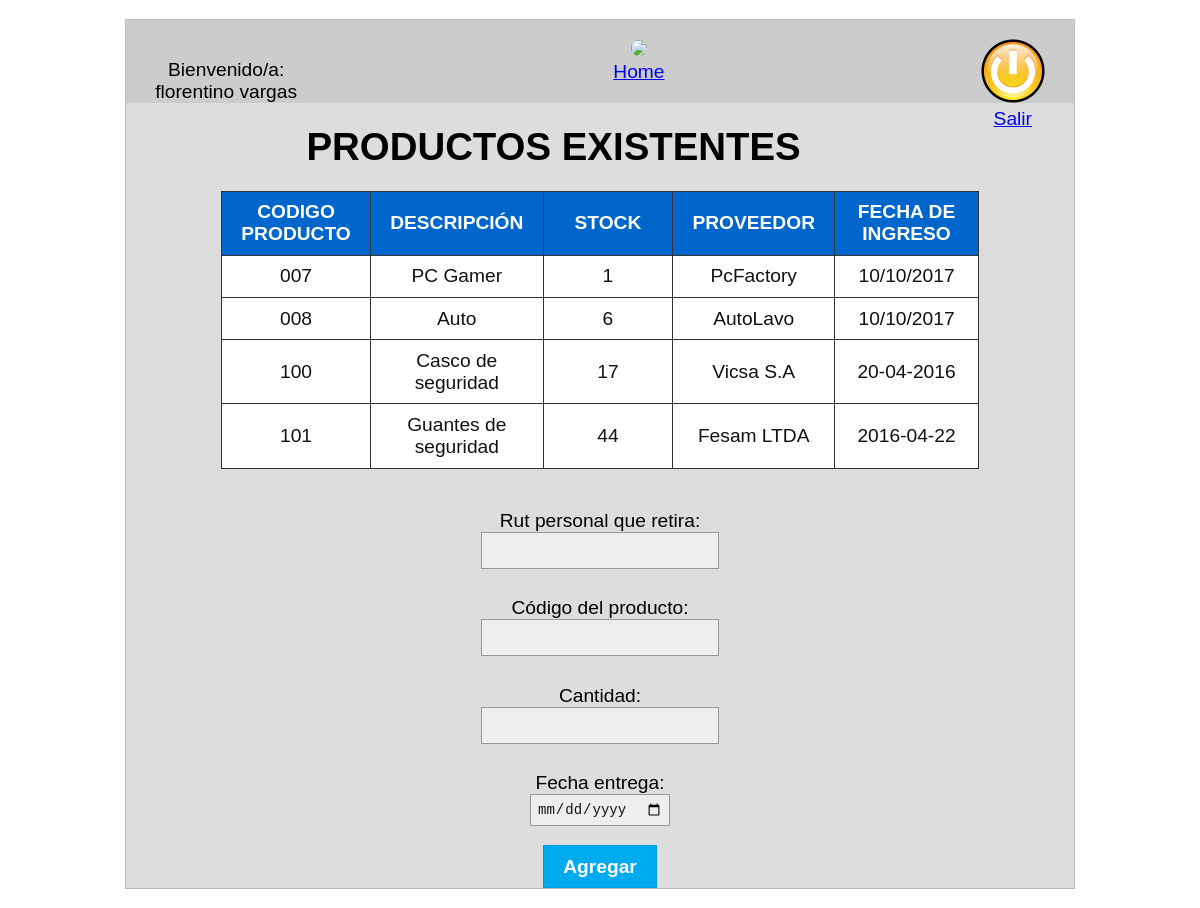
The page /realizar_entrega.php (signed in) on the database its author committed.
### tables this page shows
CREATE TABLE `productos` (
  `cod_producto` varchar(20) NOT NULL,
  `descripcion` varchar(50) NOT NULL,
  `stock` varchar(20) NOT NULL,
  `proveedor` varchar(50) NOT NULL,
  `fecha_ingreso` varchar(30) NOT NULL
);

### conexion.php (called while the page is built, shortened)
<?php
class PDOConnect
{
	private function checkConn($dbhost="localhost", $dbname="gestion_bodega", $dbuser="root", $dbpass="")
	{
		try{
			$this->dbPDO = new PDO('mysql:host='.$dbhost.';dbname='.$dbname, $dbuser, $dbpass);
		}catch(PDOException $e){
			print "Error!: ".$e->getMessage()."<br>";
			die();
		}
	}
}
?>

### realizar_entrega.php (the view, shortened to what this page needs)
<!DOCTYPE html>
<html>
<head>
    <link type="text/css" href="estilo.css" rel="stylesheet">
</head>
<body>
    <div class="contenedor">
        <div class= "encabezado">
            <div class="izq">
                <p>Bienvenido/a:<br><?php echo $_SESSION['fullname']; ?></p>
            </div>
            <div class="centro">
                <a href=principalBodega.php><img src='imagenes/home.png'><br>Home</a>
            </div>
            <div class="derecha">
                <a href="salir.php?sal=si"><img src="imagenes/cerrar.png"><br>Salir</a>
            </div>
        </div>
        <br><h1 align='center'>PRODUCTOS EXISTENTES</h1><br>
        <?php
        $dbPDOClass = new PDOConnect();
        $stmt = $dbPDOClass->dbPDO->prepare("SELECT * FROM productos");
        $stmt->execute();
        $dbresult = $stmt->fetchAll();
        echo "<table  width='80%' align='center'><tr>";
        echo "<th width='10%'>CODIGO PRODUCTO</th>";
        echo "<th width='20%'>DESCRIPCIÓN</th>";
        echo "<th width='10%'>STOCK</th>";
        echo "<th width='20%'>PROVEEDOR</th>";
        echo "<th width='20%'>FECHA DE INGRESO</th>";
        echo  "</tr>";
        foreach($dbresult as $result){
          echo "<tr>";
          echo '<td width=10%>'.$result['cod_producto'].'</td>';
          echo '<td width=20%>'.$result['descripcion'].'</td>';
          echo '<td width=20%>'. $result['stock'].'</td>';
          echo '<td width=20%>'.$result['proveedor'].'</td>';
          echo '<td width=20%>'.$result['fecha_ingreso'].'</td>';
          echo "</tr>";
      }
      echo "</table></br>";
      ?>
      <form action="" method="post" align='center'>
        <div class="campo">
            <label name="rut">Rut personal que retira:</label>
            <input name='rut' type="text" required="">
        </div>
        <div class="campo">
            <label name="cod">Código del producto:</label>
            <input name='codigo' type="text" required="">
        </div>
        <div class="campo">
            <label name="cantd">Cantidad:</label>
            <input name='cantidad' type="text" required="">
        </div>
        <div class="campo">
            <label name="cantd">Fecha entrega:</label>
            <input name='fecha' type="date" required="">
        </div>
        <div class="botones">
            <input name='agregar' type="submit" value="Agregar">
        </div>
    </form>
</div>
</body>
</html>

### estilo.css (style rules this page uses)
body { font-family: Verdana, Sans-serif; font-size: 1.2em; }
.contenedor { background-color: #DDDDDD; border: 1px solid #BBBBBB; margin: 1em auto; width: 80%; }
h1 { margin: 0; padding: 0; }
p { margin: 1em 0 0; }
.encabezado { background-color: #CCCCCC; margin: 0; padding: 1em 1.5em; text-align: center; }
.encabezado .derecha { float: right; }
.encabezado .centro { display: inline-block; }
.encabezado .izq { float: left; }
.campo { margin: 0.5em 1.5em; padding: 0.5em 0; }
.campo label { display: block; }
.botones { text-align: center; }
button, input[type=submit] { background-color: #00AAEE; border: 1px solid #0099DD; color: #FFFFFF; font-size: 1em; font-weight: bold; padding: 0.5em 1em; }
input[type=text], input[type=email], input[type=password], input[type=number], input[type=date] { background-color: #EEEEEE; border: 1px solid #999999; color: #111111; font-size: 0.9em; padding: 0.4em; }
table { text-align: center; }
table th { background-color: #0066CC; color: #FFFFFF; padding: 0.5em 1em; width: 19%; }
table td { background-color: #FFFFFF; color: #111111; padding: 0.5em 1em; }
table, tr, th, td { border: 1px solid #333333; border-collapse: collapse; }
img { border:1px; border-radius:15px; }

### rows shown on the page
productos: cod_producto "007", descripcion "PC Gamer", stock "1", proveedor "PcFactory", fecha_ingreso "10/10/2017"
productos: cod_producto "008", descripcion "Auto", stock "6", proveedor "AutoLavo", fecha_ingreso "10/10/2017"
productos: cod_producto "100", descripcion "Casco de seguridad", stock "17", proveedor "Vicsa S.A", fecha_ingreso "20-04-2016"
productos: cod_producto "101", descripcion "Guantes de seguridad", stock "44", proveedor "Fesam LTDA", fecha_ingreso "2016-04-22"

### other values the page prints
$_SESSION['fullname'] "florentino vargas"
